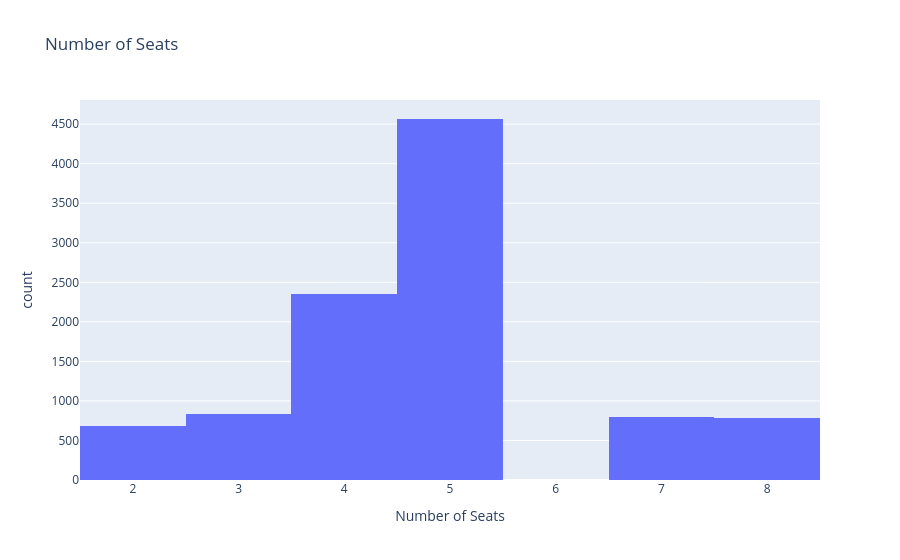
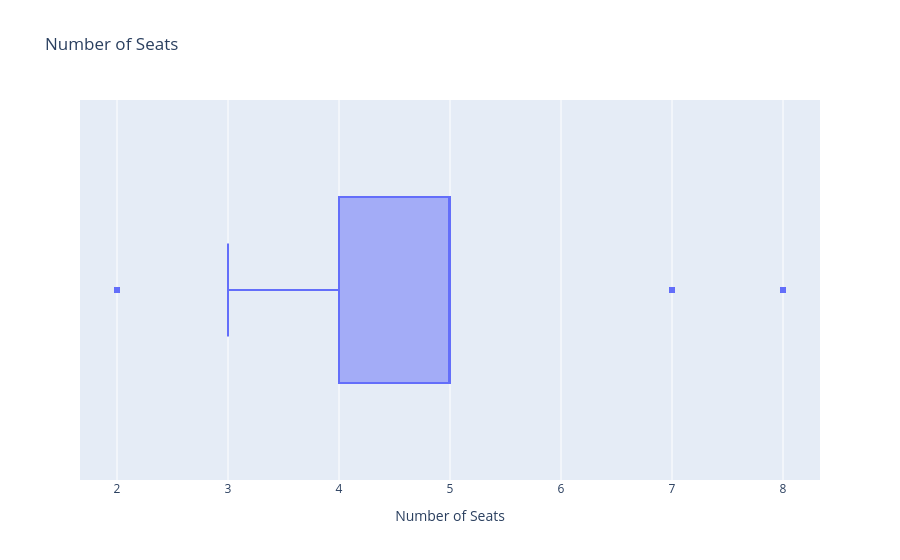
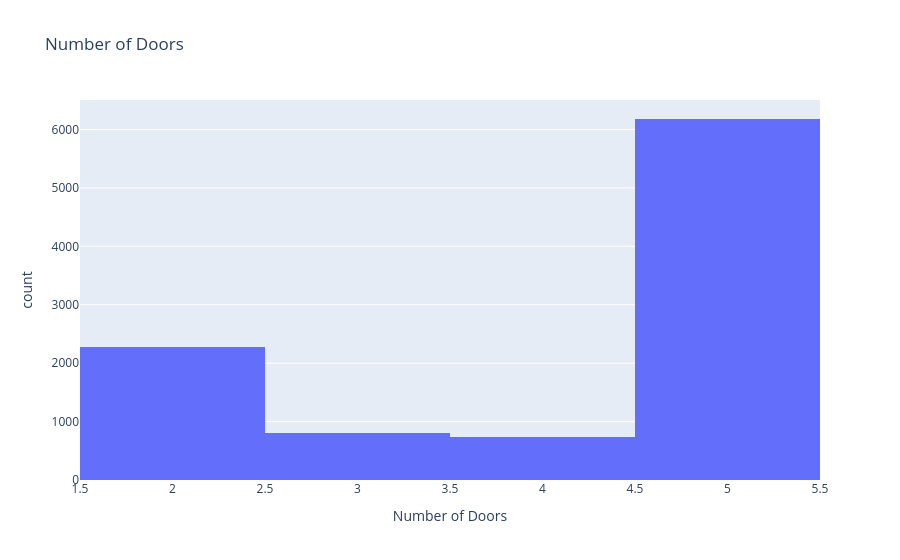
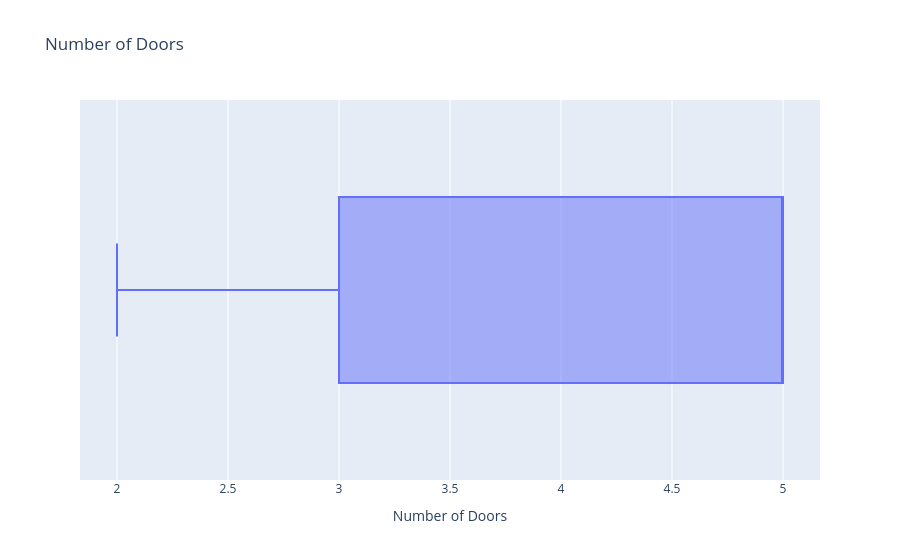

Notebook source saved alongside these figures, in order:
### Code cell
for col in num_cols:

    px.histogram(data_frame= df, x= col, title= col).show()
    px.box(data_frame= df, x= col, title= col).show()

### Figure 1 — Plotly figure (JSON) as saved in the notebook; plotly's stock layout.template omitted (floating-point values rounded to 4 significant figures; data arrays with more than 128 entries replaced by an {"elided": "..."} marker saying what was removed)
{"data": [{"bingroup": "x", "hovertemplate": "Number of Seats=%{x}<br>count=%{y}<extra></extra>", "legendgroup": "", "marker": {"color": "#636efa", "pattern": {"shape": ""}}, "name": "", "orientation": "v", "showlegend": false, "type": "histogram", "x": {"elided": "10000 int values"}, "xaxis": "x", "yaxis": "y"}], "layout": {"barmode": "relative", "legend": {"tracegroupgap": 0}, "title": {"text": "Number of Seats"}, "xaxis": {"anchor": "y", "domain": [0, 1], "title": {"text": "Number of Seats"}}, "yaxis": {"anchor": "x", "domain": [0, 1], "title": {"text": "count"}}}}

### Figure 2 — Plotly figure (JSON) as saved in the notebook; plotly's stock layout.template omitted (floating-point values rounded to 4 significant figures; data arrays with more than 128 entries replaced by an {"elided": "..."} marker saying what was removed)
{"data": [{"alignmentgroup": "True", "hovertemplate": "Number of Seats=%{x}<extra></extra>", "legendgroup": "", "marker": {"color": "#636efa"}, "name": "", "notched": false, "offsetgroup": "", "orientation": "h", "showlegend": false, "type": "box", "x": {"elided": "10000 int values"}, "x0": " ", "xaxis": "x", "y0": " ", "yaxis": "y"}], "layout": {"boxmode": "group", "legend": {"tracegroupgap": 0}, "title": {"text": "Number of Seats"}, "xaxis": {"anchor": "y", "domain": [0, 1], "title": {"text": "Number of Seats"}}, "yaxis": {"anchor": "x", "domain": [0, 1]}}}

### Figure 3 — Plotly figure (JSON) as saved in the notebook; plotly's stock layout.template omitted (floating-point values rounded to 4 significant figures; data arrays with more than 128 entries replaced by an {"elided": "..."} marker saying what was removed)
{"data": [{"bingroup": "x", "hovertemplate": "Number of Doors=%{x}<br>count=%{y}<extra></extra>", "legendgroup": "", "marker": {"color": "#636efa", "pattern": {"shape": ""}}, "name": "", "orientation": "v", "showlegend": false, "type": "histogram", "x": {"elided": "10000 int values"}, "xaxis": "x", "yaxis": "y"}], "layout": {"barmode": "relative", "legend": {"tracegroupgap": 0}, "title": {"text": "Number of Doors"}, "xaxis": {"anchor": "y", "domain": [0, 1], "title": {"text": "Number of Doors"}}, "yaxis": {"anchor": "x", "domain": [0, 1], "title": {"text": "count"}}}}

### Figure 4 — Plotly figure (JSON) as saved in the notebook; plotly's stock layout.template omitted (floating-point values rounded to 4 significant figures; data arrays with more than 128 entries replaced by an {"elided": "..."} marker saying what was removed)
{"data": [{"alignmentgroup": "True", "hovertemplate": "Number of Doors=%{x}<extra></extra>", "legendgroup": "", "marker": {"color": "#636efa"}, "name": "", "notched": false, "offsetgroup": "", "orientation": "h", "showlegend": false, "type": "box", "x": {"elided": "10000 int values"}, "x0": " ", "xaxis": "x", "y0": " ", "yaxis": "y"}], "layout": {"boxmode": "group", "legend": {"tracegroupgap": 0}, "title": {"text": "Number of Doors"}, "xaxis": {"anchor": "y", "domain": [0, 1], "title": {"text": "Number of Doors"}}, "yaxis": {"anchor": "x", "domain": [0, 1]}}}
